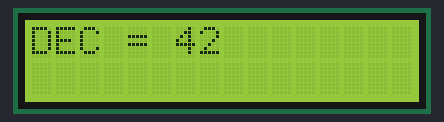
The sketch below on a simulated Arduino Uno, built with avr-gcc and run on an emulated ATmega328P. Shown: 16×2 character LCD.

Above: at 0.1 s.
At 2.1 s:
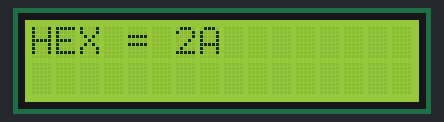
At 4.1 s:
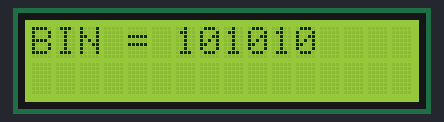
At 6.1 s:
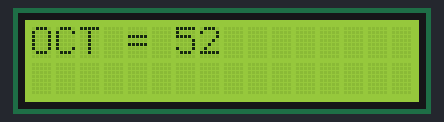

The sketch:

03_print_number_formats.ino
```cpp
#include <LiquidCrystal.h>
//RS, E, D4, D5, D6, D7
LiquidCrystal lcd(12, 11, 5, 4, 3, 2);


void setup() {
  lcd.begin(16, 2); //16x2 LCD
  int sayi = 42;

  //Decimal Bicimde Yazim
  //Burada 10'luk sisteme gore yazar ve bu kullandigimiz sayimdir
  lcd.print("DEC = ");
  lcd.print(sayi, DEC); //Yazarken saginda mutlaka "DEC" belirtilmeli "42"
  delay(2000);

  lcd.clear();

  //Hexadecimal Bicimde Yazim
  //Burada 16'lik sisteme gore yazip yapar ve buda sayiyi hep 16'ya bolup cikan kalanlarla sayi olusur
  lcd.print("HEX = ");
  lcd.print(sayi, HEX); //Yazarken saginda mutlaka "HEX" belirtilmeli "2A"
  delay(2000);

  lcd.clear();

  //Binary Bicimde Yazim
  //Burada 2'lik sisteme gore yazip yapar ve buda sayiyi hep 2'ye bolup cikan kalanlarla sayi olusur
  lcd.print("BIN = ");
  lcd.print(sayi, BIN); //Yazarken saginda mutlaka "BIN" belirtilmeli "101010"
  delay(2000);

  lcd.clear();

  //Octal Bicimde Yazim
  //Burada 8'lik sisteme gore yazip yapar ve buda sayiyi hep 8'e bolup cikan kalanlarla sayi olusur
  lcd.print("OCT = ");
  lcd.print(sayi, OCT); //Yazarken saginda mutlaka "OCT" belirtilmeli
  delay(2000);
}

void loop() {
  // put your main code here, to run repeatedly:

}
```

Measured:
- what the display in image 1 shows lasts 2.0 s, from 2.1 s to 4.1 s
